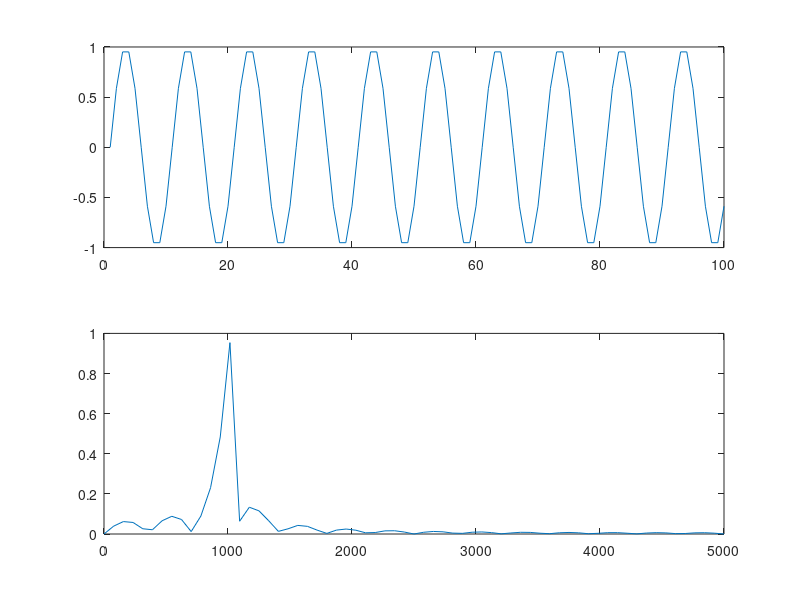
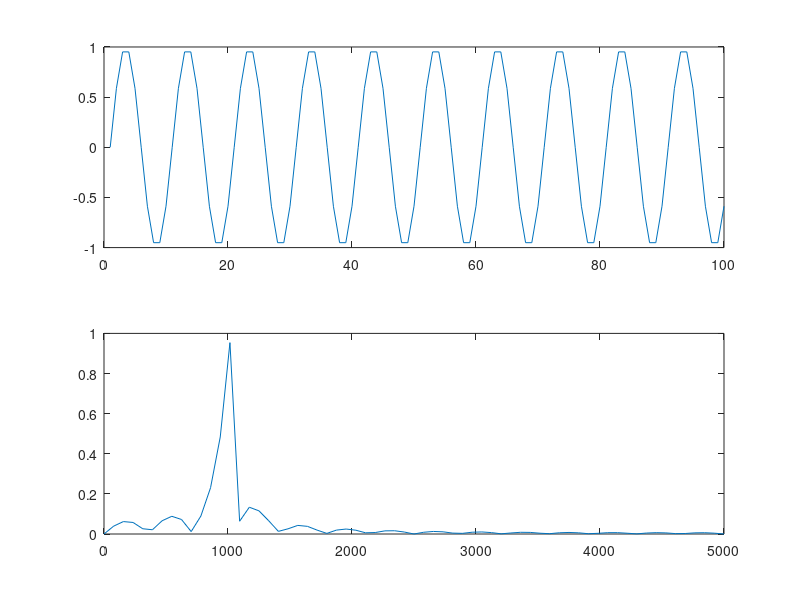

Reproduce these figures in MATLAB, in order.
clear
clc;    
L=100;
fp=10000;
f=1000;

t=(0:L-1)/fp;
y=sin(2*pi*f*t);

NFFT = 2^nextpow2(L);
Y = fft(y,NFFT)/L;
f = fp/2*linspace(0,1,NFFT/2+1);

subplot(2,1,1);
plot(y);
subplot(2,1,2);
plot(f,2*abs(Y(1:NFFT/2+1)));
print -deps zad1_2.jpg
print -deps zad1_2.png
